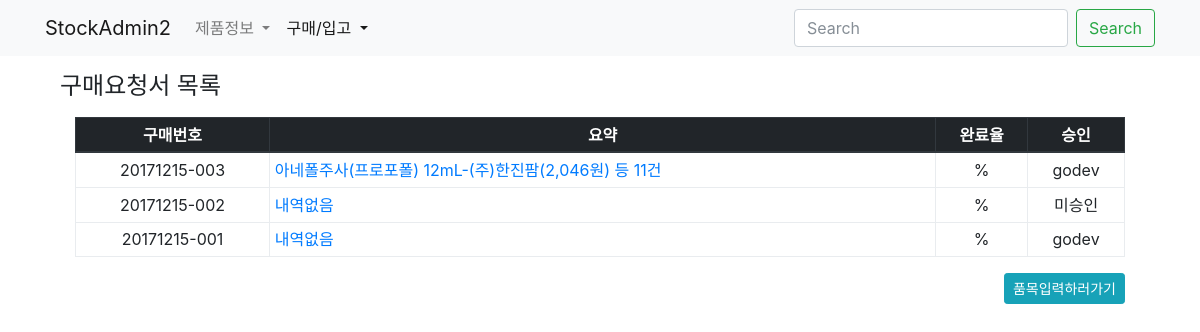
/buy/, run on the app's committed database.
### buy/models.py (models this page shows, shortened)
class Buy(models.Model):
    slug = models.SlugField('구매번호', unique=True, blank=True, editable=False)
    commiter = models.ForeignKey(settings.AUTH_USER_MODEL, blank=True, null=True, on_delete=models.SET_NULL)
    date = models.DateField('구매일자', blank=True, default=timezone.now)
    iscart = models.BooleanField('카트인지', blank=True, default=False)
    updated = models.DateTimeField(auto_now=True)
    created = models.DateTimeField(auto_now_add=True)
    class Meta:
        verbose_name = '구매요청서'
        verbose_name_plural = '구매요청서'
        ordering = '-created',
    def get_absolute_url(self):
        return reverse('buy:buy-detail', args=(self.slug,))
    @property
    def description(self):
        itemset = self.buyitem_set.all()
        if itemset.exists():
            fistitem = str(itemset.first().buyinfo)
            count = itemset.count()
            return "{} 등 {}건".format(fistitem, count)
        return "내역없음"

class BuyItem(models.Model):
    buy = models.ForeignKey(Buy, null=True, blank=True, on_delete=models.CASCADE)
    buyinfo = models.ForeignKey('product.BuyInfo', on_delete=models.CASCADE)
    amount = models.IntegerField('구매수량')
    comment = models.CharField('비고', max_length=50, blank=True)
    isend = models.BooleanField('구매종결', default=False)
    updated = models.DateTimeField(auto_now=True)
    created = models.DateTimeField(auto_now_add=True)
    class Meta:
        verbose_name = '구매품목'
        verbose_name_plural = '구매품목'
        unique_together = 'buy', 'buyinfo',
    def __init__(self, *args, **kwargs):
        super(BuyItem, self).__init__(*args, **kwargs)

### product/models.py (models this page shows, shortened)
class BuyInfo(BuyInfoMixin, models.Model):
    slug = models.SlugField('구매코드', unique=True, blank=True)
    product = models.ForeignKey(Product, on_delete=models.CASCADE)
    market = models.ForeignKey(Market, on_delete=models.CASCADE)
    date = models.DateField('시작일자', blank=True, default=timezone.now)
    price = models.DecimalField('구매가격', max_digits=50, decimal_places=2)
    active = models.BooleanField('사용중', default=True)
    updated = models.DateTimeField(auto_now=True)
    created = models.DateTimeField(auto_now_add=True)
    objects = BuyInfoManager()
    class Meta:
        verbose_name = '구매정보'
        verbose_name_plural = '구매정보'
        ordering = '-created',
    def __str__(self):
        title = "{}-{}({:,.0f}원)".format(self.product.name, self.market.name, self.price)
        return title

class Product(models.Model):
    name = models.CharField('제품명', max_length=50, unique=True)
    code = models.CharField('제품코드', max_length=50, unique=True)
    company = models.CharField('판매사', max_length=50, blank=True)
    std_unit = models.CharField('제품규격', max_length=10, choices=zip(STD_UNITs, STD_UNITs))
    pkg_amount = models.IntegerField('포장수량', default=1)
    etc_class = models.CharField('기타구분', max_length=10, choices=zip(ETC_CLASS, ETC_CLASS), default='일반')
    updated = models.DateTimeField(auto_now=True)
    created = models.DateTimeField(auto_now_add=True)
    objects = ProductManager()
    class Meta:
        verbose_name = '제품'
        verbose_name_plural = '제품'
        ordering = '-created',

class Market(models.Model):
    name = models.CharField('도매상명', max_length=50, unique=True)
    tel = models.CharField('전화', max_length=50, blank=True, null=True)
    fax = models.CharField('팩스', max_length=50, blank=True, null=True)
    email = models.EmailField('메일', blank=True, null=True)
    updated = models.DateTimeField(auto_now=True)
    created = models.DateTimeField(auto_now_add=True)
    objects = MarketManager()
    class Meta:
        verbose_name = '도매상'
        verbose_name_plural = '도매상'

### buy/views.py (the view)
# urls.py: path('', BuyListView.as_view(), name='buy-list'),
class BuyListView(ListView):
    model = Buy

### buy/templates/buy/buy_list.html
{% extends "buy/buy_base.html" %}
{% block buy_header %}
<h4>구매요청서 목록</h4>
{% endblock buy_header %}
{% block buy_content %}
<div class="col-12">
    <table class="table table-hover table-bordered table-sm">
        <thead class="thead-dark text-center">
            <tr>
                <th>구매번호</th>
                <th>요약</th>
                <th>완료율</th>
                <th>승인</th>
            </tr>
        </thead>
        <tbody>
            {% for object in object_list %}
            <tr>
                <td class="text-center">{{ object.slug }}</td>
                <td><a href="{{ object.get_absolute_url }}">{{ object.description }}</a></td>
                <td class="text-center">{{ object.completed_percent }}%</td>
                <td class="text-center">{{ object.commiter|default:"미승인" }}</td>
            </tr>
            {% endfor %}
        </tbody>
    </table>
</div>
<div class="col-12 text-right">
    <a class="btn btn-info btn-sm" href="{% url 'buy:buy-cart' %}">품목입력하러가기</a>
</div>
{% endblock buy_content %}

### data on the page
Buy: slug "20171215-003", description "아네폴주사(프로포폴) 12mL-(주)한진팜(2,046원) 등 11건", commiter "godev"
Buy: slug "20171215-002", description "내역없음", commiter "미승인"
Buy: slug "20171215-001", description "내역없음", commiter "godev"
